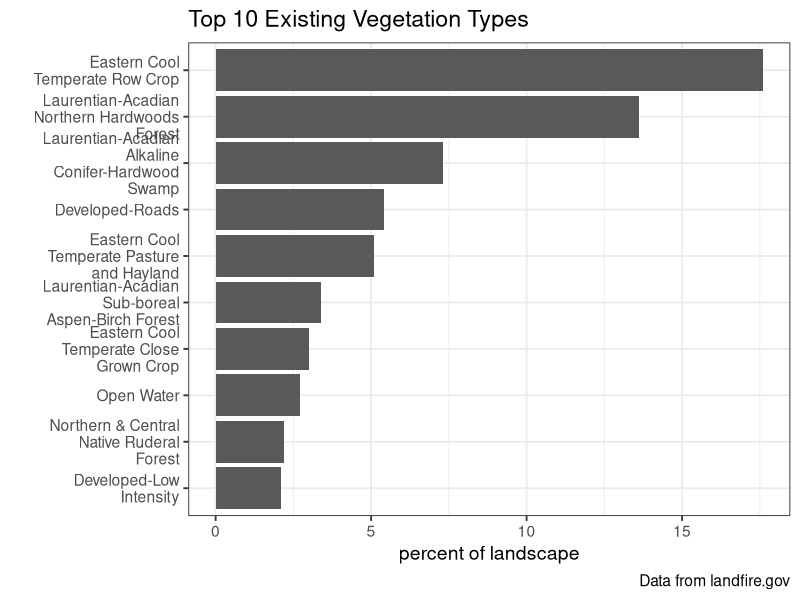
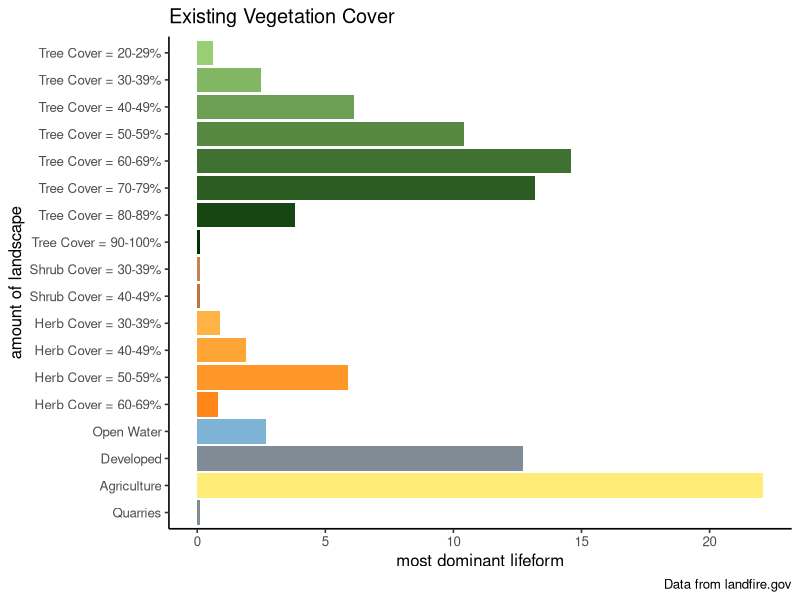
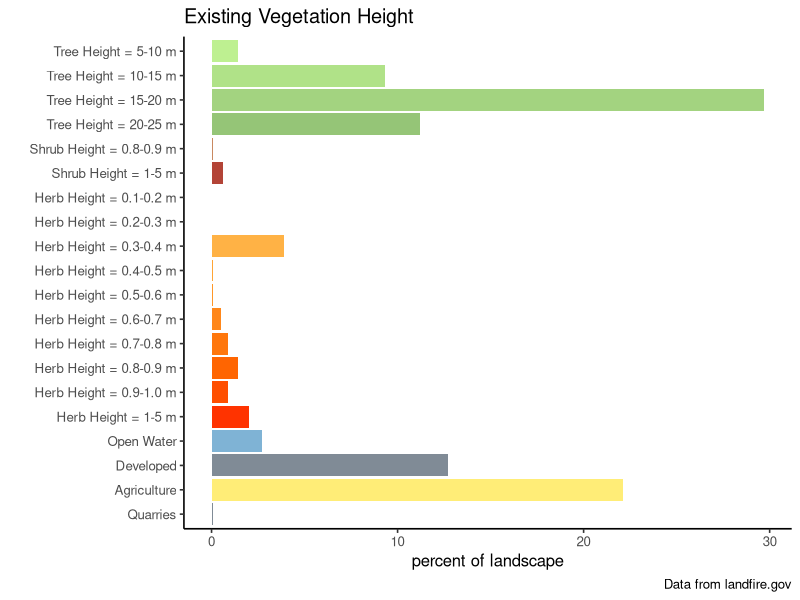

Source code (R) for these figures, in order:
## ---- chunk 1
library(tidyverse)

## ---- chunk 2
evtname <- read.csv(file = "data/evt_atts_r.csv") %>%
  group_by(EVT_NAME) %>%
  summarize(ACRES = sum(ACRES),
            REL_PERCENT = sum(REL_PERCENT)) %>%
  arrange(desc(REL_PERCENT)) %>%
  top_n(n = 10, wt = REL_PERCENT)

# plot
evtChart <-
  ggplot(data = evtname, aes(x = EVT_NAME, y = REL_PERCENT)) +
  geom_bar(stat = "identity") +
  labs(
    title = "Top 10 Existing Vegetation Types",
    caption = "Data from landfire.gov",
    x = "",
    y = "percent of landscape") +
  scale_x_discrete(limits = rev(evtname$EVT_NAME),
                   labels = function(x) str_wrap(x, width = 18)) +
  coord_flip() +
  theme_bw(base_size = 14)



evtChart
## ---- chunk 3
evcname <- read.csv("data/evc_atts_r.csv")

# create "type" column based on conditions
evcname <- evcname %>% mutate(type = if_else(VALUE %in% 11, "Open Water",
                                             if_else(VALUE %in% 12, "Snow / Ice",
                                                     if_else(VALUE %in% c(13:25), "Developed",
                                                             if_else(VALUE %in% 31, "Barren",
                                                                     if_else(VALUE %in% c(60:70), "Agriculture",
                                                                             if_else(VALUE %in% 32, "Quarries",
                                                                                     if_else(VALUE %in% 100, "Sparse Vegetation",
                                                                                             if_else(VALUE %in% c(101:199), "Tree",
                                                                                                     if_else(VALUE %in% c(201:299), "Shrub",
                                                                                                             if_else(VALUE %in% c(301:399), "Herb",
                                                                                                                     "Other")))))))))))

# create reverse substr() function
revSubstr <- function(x, start, stop) {
  x <- strsplit(x, "")
  sapply(x, 
         function(x) paste(rev(rev(x)[start:stop]), collapse = ""), 
         USE.NAMES = FALSE)  }

# create cover column based on 2nd and 3rd to last VALUEs of classname
# if "Other" type, make 0
evcname <- evcname %>% mutate(cover = as.numeric(if_else(VALUE > 100,
                                                         revSubstr(evcname$CLASSNAMES, start = 2, stop = 3),
                                                         "0")))

# create bin breaks for grouping
breaks <- seq(0, 100, 10)
# create intervals for grouping and summarize
# also create factor order for "type"
evcgroup <- evcname %>%
  mutate(interval = cut(cover,
                        breaks, 
                        include.lowest = TRUE, 
                        right = T,
                        labels = c("0-9", "10-19", "20-29", "30-39", "40-49", "50-59", "60-69", "70-79", 
                                   "80-89", "90-100")),
         type = factor(type, levels = c("Tree", "Shrub", "Herb", "Open Water", "Snow / Ice", "Developed", "Agriculture", "Sparse Vegetation", "Barren", "Quarries", "Other"))) %>%
  group_by(type, interval) %>%
  summarize(COUNT = sum(COUNT),
            ACRES = sum(ACRES),
            REL_PERCENT = sum(REL_PERCENT))

# add label and legend names based on condition
evcgroup <- evcgroup %>% mutate(label = if_else(type %in% c("Tree", "Shrub", "Herb"),
                                                paste0(type, " Cover = ", interval, "%"), as.character(type)),
                                legend = if_else(type %in% c("Tree", "Shrub", "Herb", "Open Water"),
                                                 type, as.factor("Other")))

# turn current label order to factors
evclabel.list <- evcgroup$label
evcgroup <- evcgroup %>% mutate(label = fct_rev(factor(label, evclabel.list)))



# create factor level colors for legend (original from Myles)
## cols <- c("Tree" = "#196F3D", "Shrub" = "#229954", "Herb" = "#52BE80", "Open Water" = "#7FB3D5",
##          "Other" = "#808B96")

# join in custom cols column to color bars by specific label

evc_group_cols <- read.csv("data/evc_group_cols.csv")

evcgroup <- left_join(evcgroup, evc_group_cols, by = "label")

evcgroup$label <- factor(evcgroup$label, levels = rev(evcgroup$label))

evcgroup <- evcgroup %>%
  filter(REL_PERCENT > 0.01)

# plot
evcChart <-
  ggplot(data = evcgroup, aes(x = label, y = REL_PERCENT, fill = colors)) +
  geom_bar(stat = "identity") +
  labs(
    title = "Existing Vegetation Cover",
    caption = "Data from landfire.gov",
    x = "amount of landscape",
    y = "most dominant lifeform") +
  scale_fill_identity() +
  coord_flip() +
  theme_classic(base_size = 12)+
  theme(legend.position = "none") 


evcChart


## ---- chunk 4

# load evh attribute table
evhname <- read.csv(file = "data/evh_atts_r.csv")


# create "type" column based on conditions
evhname <- evhname %>% mutate(type = if_else(VALUE %in% 11, "Open Water",
                                             if_else(VALUE %in% 12, "Snow / Ice",
                                                     if_else(VALUE %in% c(13:25), "Developed",
                                                             if_else(VALUE %in% 31, "Barren",
                                                                     if_else(VALUE %in% c(60:70), "Agriculture",
                                                                             if_else(VALUE %in% 32, "Quarries",
                                                                                     if_else(VALUE %in% 100, "Sparse Vegetation",
                                                                                             if_else(VALUE %in% c(101:199), "Tree",
                                                                                                     if_else(VALUE %in% c(201:299), "Shrub",
                                                                                                             if_else(VALUE %in% c(301:399), "Herb",
                                                                                                                     "Other"))))))))))) %>%
  mutate(height_m = if_else(type %in% "Tree", (VALUE -100),
                            if_else(type %in% "Shrub", ((VALUE - 200) / 10),
                                    if_else(type %in% "Herb", ((VALUE - 300) / 10), 0))) %>%
           as.character() %>% as.numeric())

# create bin breaks for grouping
breaks <- c(0, 0.1, 0.2, 0.3, 0.4, 0.5, 0.6, 0.7, 0.8, 0.9, 1, 5, 10, 15, 20, 25, 30, 35, 40, 45, 50, 55, 60, 65, 70, 75, 80, 85, 90, 95, 100)

# create intervals for grouping and summarize
# also create factor order for "type"
evhgroup <- evhname %>%
  mutate(interval = cut(height_m,
                        breaks, 
                        include.lowest = TRUE, 
                        right = F,
                        labels = c("0", "0.1-0.2", "0.2-0.3", "0.3-0.4" ,"0.4-0.5", "0.5-0.6", "0.6-0.7", "0.7-0.8", "0.8-0.9", "0.9-1.0", "1-5", "5-10", "10-15", "15-20", "20-25", "25-30", "30-35", "35-40", "40-45", "45-50", "50-55", "55-60", "60-65", "65-70", "70-75", "75-80", "80-85", "85-90", "90-95", "95-100")),
         type = factor(type, levels = c("Tree", "Shrub", "Herb", "Open Water", "Snow / Ice", "Developed", "Agriculture", "Sparse Vegetation", "Barren", "Quarries", "Other"))) %>%
  group_by(type, interval) %>%
  summarise(VALUE = sum(VALUE),
            ACRES = sum(ACRES),
            REL_PERCENT = sum(REL_PERCENT))



# add label and legend names based on condition
evhgroup <- evhgroup %>% mutate(label = if_else(type %in% c("Tree", "Shrub", "Herb"),
                                                paste0(type, " Height = ", interval, " m"), as.character(type)),
                                legend = if_else(type %in% c("Tree", "Shrub", "Herb", "Open Water"),
                                                 type, as.factor("Other")))
# turn current label order to factors
evhlabel.list <- evhgroup$label
evhgroup <- evhgroup %>% mutate(label = fct_rev(factor(label, evhlabel.list)))

# create factor level colors for legend
##cols <- c("Tree" = "#196F3D", "Shrub" = "#229954", "Herb" = "#52BE80", "Open Water" = "#7FB3D5","Other" = "#808B96")

# join in custom cols column to color bars by specific label

evh_group_cols <- read.csv("data/evh_group_cols.csv")

evhgroup <- left_join(evhgroup, evh_group_cols, by = "label")

evhgroup$label <- factor(evhgroup$label, levels = rev(evhgroup$label))

evhgroup <- evhgroup %>%
  filter(REL_PERCENT > 0.01)

# plot
evhChart <-
ggplot(data = evhgroup, aes(x = label, y = REL_PERCENT, fill = colors)) +
  geom_bar(stat = "identity") +
  labs(
    title = "Existing Vegetation Height",
    caption = "Data from landfire.gov",
    x = "",
    y = "percent of landscape") +
  scale_fill_identity() +
  coord_flip() +
  theme_classic(base_size = 12)+
  theme(legend.position = "none")

evhChart



# plot with original color scheme
# evhChart <-
# ggplot(data = evhgroup, aes(x = label, y = REL_PERCENT, fill = legend)) +
#   geom_bar(stat = "identity") +
#   labs(
#     title = "Existing Vegetation Height",
#     subtitle = "landscape_name",
#     caption = "Data from landfire.gov.",
#     x = "",
#     y = "percent of landscape") +
#   scale_fill_manual(VALUEs = cols, name = "") +
#   coord_flip() +
#   theme_bw()
# 
# evhChart





